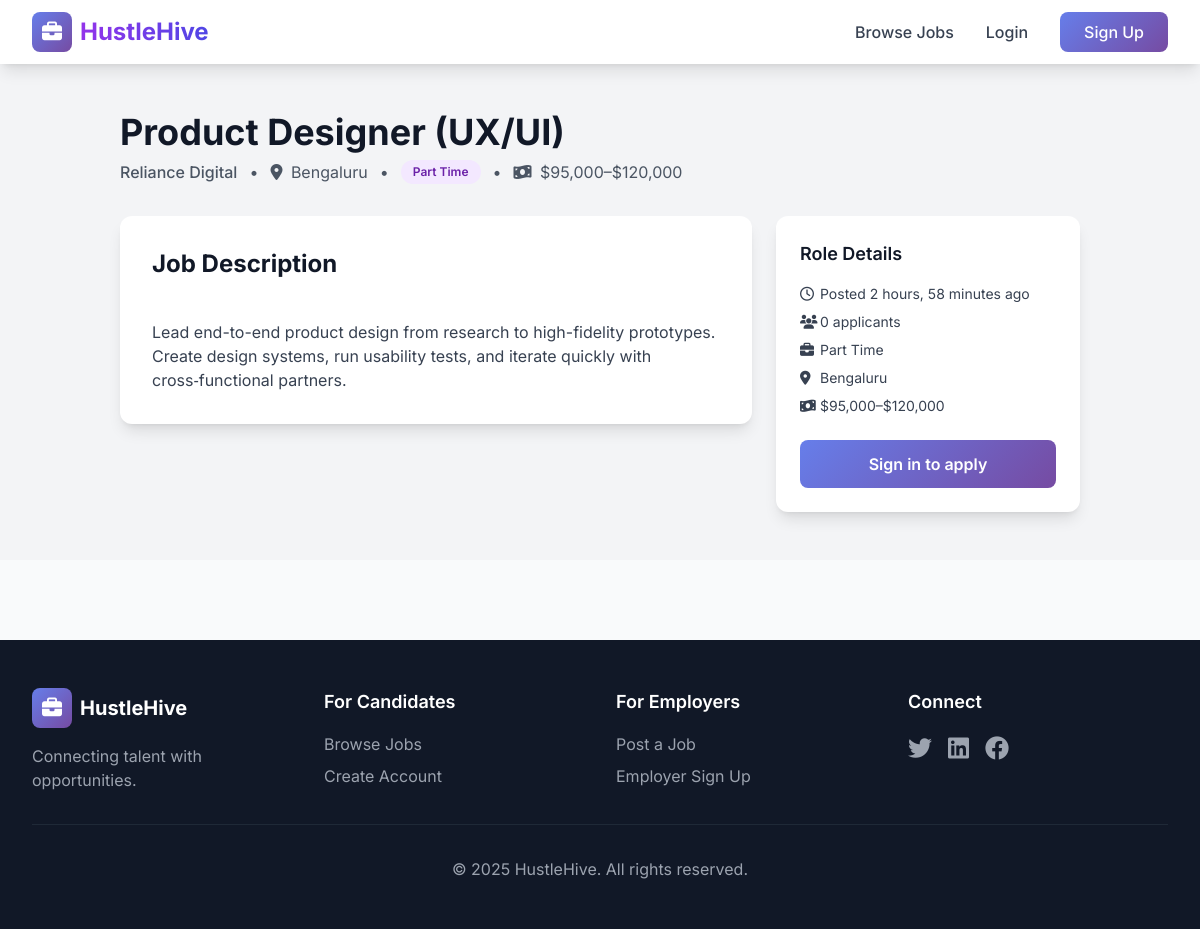
The app's page /jobs/2/ with its own data.
### jobs/models.py (models this page shows, shortened)
class Job(models.Model):
    JOB_TYPES = [
        ('FT', 'Full Time'),
        ('PT', 'Part Time'),
        ('CT', 'Contract'),
        ('IN', 'Internship'),
    ]
    title = models.CharField(max_length=200)
    description = models.TextField()
    company_name = models.CharField(max_length=200)
    location = models.CharField(max_length=200)
    job_type = models.CharField(max_length=2, choices=JOB_TYPES, default='FT')
    salary_range = models.CharField(max_length=100, blank=True)
    posted_by = models.ForeignKey(User, on_delete=models.CASCADE, related_name='jobs')
    created_at = models.DateTimeField(auto_now_add=True)
    updated_at = models.DateTimeField(auto_now=True)
    is_active = models.BooleanField(default=True)
    class Meta:
        ordering = ['-created_at']
    def application_count(self):
        return self.applications.count()

### jobs/views.py (the view)
# urls.py: path('jobs/<int:pk>/', views.JobDetailView.as_view(), name='job_detail'),
class JobDetailView(DetailView):
    model = Job
    template_name = 'jobs/job_detail.html'
    context_object_name = 'job'
    def get_context_data(self, **kwargs):
        context = super().get_context_data(**kwargs)
        if self.request.user.is_authenticated:
            context['has_applied'] = Application.objects.filter(
                job=self.object,
                applicant=self.request.user
            ).exists()
        return context

### jobs/templates/jobs/job_detail.html (shortened to what this page needs)
{% extends 'jobs/base.html' %}
{% block content %}
<div class="bg-gray-100 py-12">
    <div class="max-w-5xl mx-auto px-4 sm:px-6 lg:px-8">
        <div class="mb-8 animate-fade-in">
            <h1 class="text-4xl font-bold text-gray-900 mb-2">{{ job.title }}</h1>
            <div class="flex flex-wrap items-center gap-3 text-gray-600">
                <span class="font-medium">{{ job.company_name }}</span>
                <span>•</span>
                <span><i class="fas fa-map-marker-alt mr-1"></i> {{ job.location }}</span>
                <span>•</span>
                <span class="inline-flex items-center px-3 py-1 rounded-full bg-purple-100 text-purple-800 font-semibold text-xs">
                    {{ job.get_job_type_display }}
                </span>
                {% if job.salary_range %}
                <span>•</span>
                <span><i class="fas fa-money-bill-wave mr-1"></i> {{ job.salary_range }}</span>
                {% endif %}
            </div>
        </div>
        <div class="grid grid-cols-1 lg:grid-cols-3 gap-6">
            <div class="lg:col-span-2">
                <div class="bg-white rounded-xl shadow-lg p-8">
                    <h2 class="text-2xl font-bold text-gray-900 mb-4">Job Description</h2>
                    <div class="prose max-w-none text-gray-700 whitespace-pre-line">
                        {{ job.description }}
                    </div>
                </div>
            </div>
            <div class="space-y-6">
                <div class="bg-white rounded-xl shadow-lg p-6">
                    <h3 class="text-lg font-semibold text-gray-900 mb-4">Role Details</h3>
                    <ul class="space-y-2 text-gray-700 text-sm">
                        <li class="flex items-center"><i class="far fa-clock w-5"></i> Posted {{ job.created_at|timesince }} ago</li>
                        <li class="flex items-center"><i class="fas fa-users w-5"></i> {{ job.application_count }} applicant{{ job.application_count|pluralize }}</li>
                        <li class="flex items-center"><i class="fas fa-briefcase w-5"></i> {{ job.get_job_type_display }}</li>
                        <li class="flex items-center"><i class="fas fa-map-marker-alt w-5"></i> {{ job.location }}</li>
                        {% if job.salary_range %}
                        <li class="flex items-center"><i class="fas fa-money-bill-wave w-5"></i> {{ job.salary_range }}</li>
                        {% endif %}
                    </ul>
                    {% if user.is_authenticated and user.profile.is_candidate and job.is_active %}
                        {% if has_applied %}
                        <div class="mt-6 text-green-700 bg-green-50 border border-green-200 px-4 py-3 rounded">
                            <i class="fas fa-check-circle mr-2"></i>You already applied to this job
                        </div>
                        {% else %}
                        <a href="{% url 'apply_job' job.id %}" class="mt-6 block text-center btn-primary text-white py-3 rounded-lg font-semibold">
                            Apply Now
                        </a>
                        {% endif %}
                    {% elif user.is_authenticated and user.profile.is_employer %}
                        <div class="mt-6 text-sm text-gray-500">Employers cannot apply to jobs.</div>
                    {% else %}
                        <a href="{% url 'login' %}" class="mt-6 block text-center btn-primary text-white py-3 rounded-lg font-semibold">Sign in to apply</a>
                    {% endif %}
                </div>
            </div>
        </div>
    </div>
</div>
{% endblock %}

### jobs/templates/jobs/base.html (style rules this page uses)
body { font-family: 'Inter', sans-serif; }
.btn-primary { background: linear-gradient(135deg, #667eea 0%, #764ba2 100%); transition: all 0.3s ease; }
.animate-fade-in { animation: fadeIn 0.5s ease-in; }

### records on screen
Job: title "Product Designer (UX/UI)", company_name "Reliance Digital", location "Bengaluru", job_type "Part Time", salary_range "$95,000–$120,000", description "Lead end-to-end product design from research to high-fidelity prototypes. Create design systems, run usability tests, and iterate quickly with cross‑functional partners.", created_at "2 hours, 58 minutes", application_count "0"
